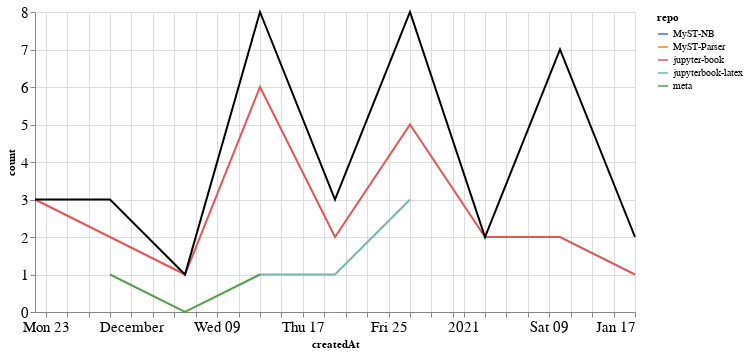

Notebook cell for this chart:
### Markdown cell above
### Comments

### Code cell
comments_time = comments.groupby('repo').resample('W', on='createdAt').count()['author'].reset_index()
comments_time = comments_time.rename(columns={'author': 'count'})
comments_time_total = comments_time.groupby('createdAt').agg({"count": "sum"}).reset_index()
ch1 = alt.Chart(comments_time, width=600).mark_line().encode(
    x='createdAt',
    y='count',
    color='repo',
    tooltip="repo"
)

ch2 = alt.Chart(comments_time_total, width=600).mark_line(color="black").encode(
    x='createdAt',
    y='count',
)

ch1 + ch2

### Figure 1 — Vega-Lite specification as saved in the notebook (floating-point values rounded to 4 significant figures)
{"config": {"axisLeft": {"labelFontSize": 15}, "axisBottom": {"labelFontSize": 15}}, "layer": [{"data": {"name": "data-2533f07d6a141adad9bad4fb0bba49c0"}, "mark": "line", "encoding": {"color": {"type": "nominal", "field": "repo"}, "tooltip": {"type": "nominal", "field": "repo"}, "x": {"type": "temporal", "field": "createdAt"}, "y": {"type": "quantitative", "field": "count"}}, "width": 600}, {"data": {"name": "data-cea235f3566bd5821f448b2ff0eec541"}, "mark": {"type": "line", "color": "black"}, "encoding": {"x": {"type": "temporal", "field": "createdAt"}, "y": {"type": "quantitative", "field": "count"}}, "width": 600}], "$schema": "https://vega.github.io/schema/vega-lite/v4.8.1.json", "datasets": {"data-2533f07d6a141adad9bad4fb0bba49c0": [{"repo": "MyST-NB", "createdAt": "2021-01-10T00:00:00", "count": 5}, {"repo": "MyST-Parser", "createdAt": "2021-01-17T00:00:00", "count": 1}, {"repo": "jupyter-book", "createdAt": "2020-11-22T00:00:00", "count": 3}, {"repo": "jupyter-book", "createdAt": "2020-11-29T00:00:00", "count": 2}, {"repo": "jupyter-book", "createdAt": "2020-12-06T00:00:00", "count": 1}, {"repo": "jupyter-book", "createdAt": "2020-12-13T00:00:00", "count": 6}, {"repo": "jupyter-book", "createdAt": "2020-12-20T00:00:00", "count": 2}, {"repo": "jupyter-book", "createdAt": "2020-12-27T00:00:00", "count": 5}, {"repo": "jupyter-book", "createdAt": "2021-01-03T00:00:00", "count": 2}, {"repo": "jupyter-book", "createdAt": "2021-01-10T00:00:00", "count": 2}, {"repo": "jupyter-book", "createdAt": "2021-01-17T00:00:00", "count": 1}, {"repo": "jupyterbook-latex", "createdAt": "2020-12-13T00:00:00", "count": 1}, {"repo": "jupyterbook-latex", "createdAt": "2020-12-20T00:00:00", "count": 1}, {"repo": "jupyterbook-latex", "createdAt": "2020-12-27T00:00:00", "count": 3}, {"repo": "meta", "createdAt": "2020-11-29T00:00:00", "count": 1}, {"repo": "meta", "createdAt": "2020-12-06T00:00:00", "count": 0}, {"repo": "meta", "createdAt": "2020-12-13T00:00:00", "count": 1}], "data-cea235f3566bd5821f448b2ff0eec541": [{"createdAt": "2020-11-22T00:00:00", "count": 3}, {"createdAt": "2020-11-29T00:00:00", "count": 3}, {"createdAt": "2020-12-06T00:00:00", "count": 1}, {"createdAt": "2020-12-13T00:00:00", "count": 8}, {"createdAt": "2020-12-20T00:00:00", "count": 3}, {"createdAt": "2020-12-27T00:00:00", "count": 8}, {"createdAt": "2021-01-03T00:00:00", "count": 2}, {"createdAt": "2021-01-10T00:00:00", "count": 7}, {"createdAt": "2021-01-17T00:00:00", "count": 2}]}}
